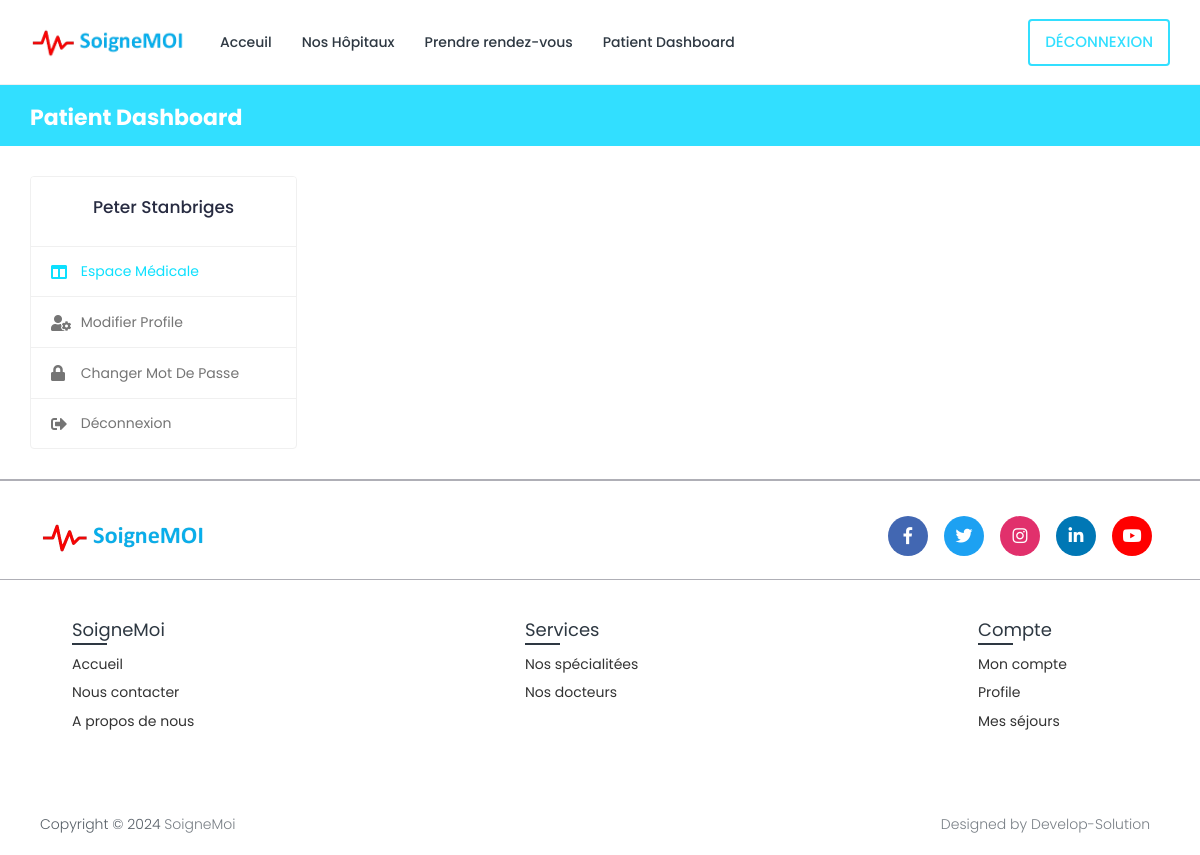
Page /prescription-view/81 (signed in) on the earlier database version.
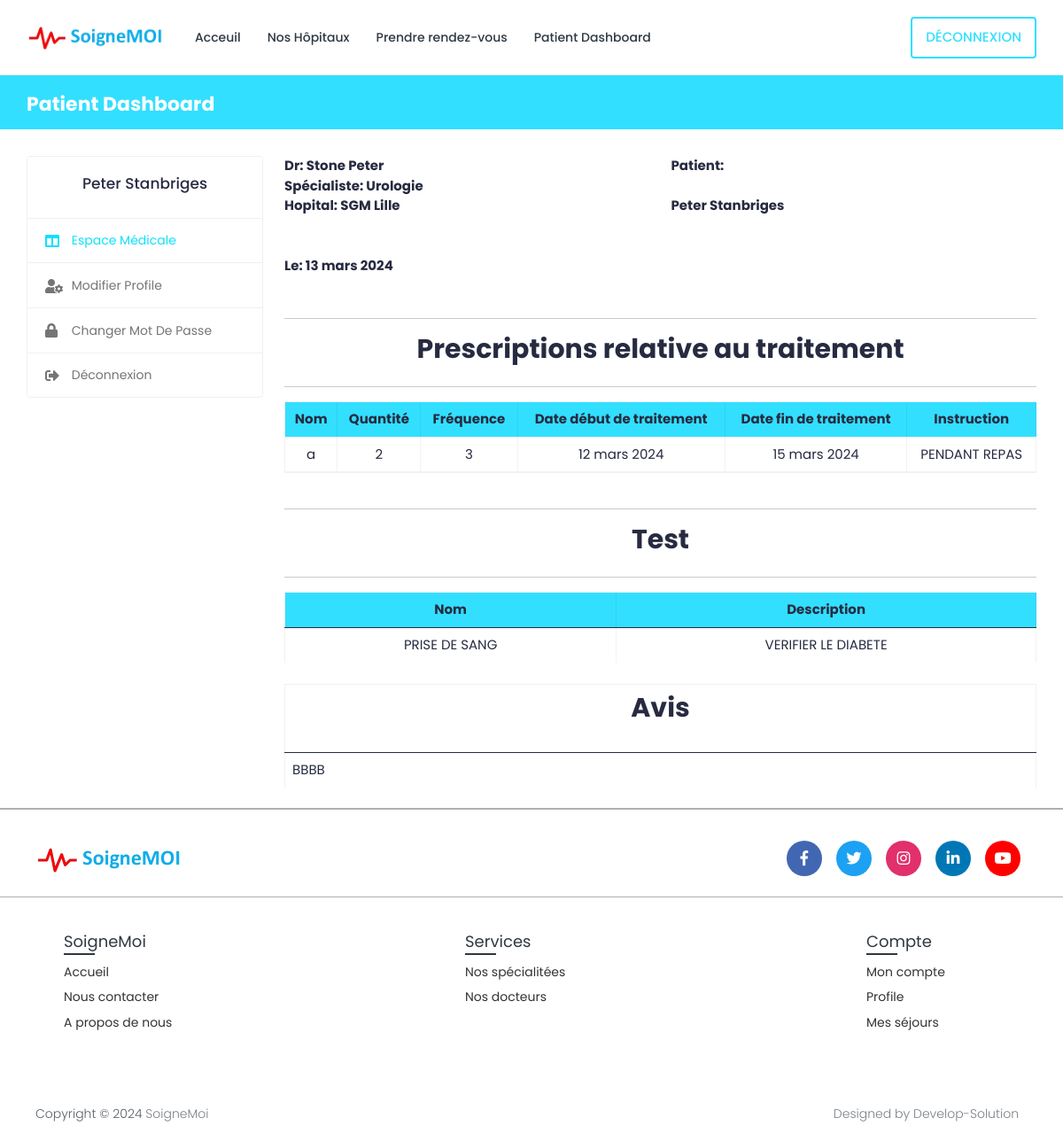
Same page on the later database version.
### book/models.py (models this page shows, shortened)
class Patient(models.Model):
    patient_id = models.AutoField(primary_key=True)
    user = models.OneToOneField(User, on_delete=models.CASCADE, null=True, blank=True, related_name='patient')
    first_name = models.CharField(max_length=200, null=True, blank=True)
    last_name = models.CharField(max_length=200, null=True, blank=True)
    phone_number = models.CharField(max_length=10,null=True, blank=True)
    address = models.CharField(max_length=200, null=True, blank=True)
    date_of_birth = models.DateField(null=True, blank=True)
    serial_number = models.CharField(max_length=200, null=True, blank=True)

class Prescription(models.Model):
    prescription_id = models.AutoField(primary_key=True)
    doctor = models.ForeignKey(Doctor, on_delete=models.CASCADE, null=True, blank=True)
    patient = models.ForeignKey(Patient, on_delete=models.SET_NULL, null=True, blank=True)
    create_date = models.DateField(null=True, blank=True)
    extra_information = models.TextField(null=True, blank=True)

class Doctor(models.Model):
    doctor_id = models.AutoField(primary_key=True)
    user = models.OneToOneField(User, on_delete=models.CASCADE, null=True, blank=True, related_name='profile')
    first_name = models.CharField(max_length=200, null=True)
    last_name = models.CharField(max_length=200, null=True)
    specialization = models.ForeignKey(Specialization, on_delete=models.SET_NULL, null=True, blank=True)
    phone_number = models.CharField(max_length=200, null=True, blank=True)
    date_of_birth = models.DateField(null=True, blank=True)
    reg_number = models.CharField(max_length=6, null=True, blank=True)
    hospital_name = models.ForeignKey(Hospital, on_delete=models.SET_NULL, null=True, blank=True)

class Specialization(models.Model):
    specialization_id = models.AutoField(primary_key=True)
    hospital = models.ForeignKey(Hospital, on_delete=models.CASCADE, null=True, blank=True)
    specialization_name = models.CharField(max_length=200, null=True, blank=True)

class Hospital(models.Model):
    hospital_id = models.AutoField(primary_key=True)
    name = models.CharField(max_length=200, null=True, blank=True)
    address = models.CharField(max_length=200, null=True, blank=True)
    featured_image = models.ImageField(upload_to='hospitals/', default='hospitals/default.png', null=True, blank=True)
    description = models.TextField(null=True, blank=True)
    email = models.EmailField(max_length=200, null=True, blank=True)
    phone_number = models.CharField(max_length=10,null=True, blank=True)
    def __str__(self):
        return str(self.name)

class Prescription_medicine(models.Model):
    prescription = models.ForeignKey(Prescription, related_name='prescription_medicines', on_delete=models.CASCADE,
                                     null=True, blank=True)
    medicine_id = models.AutoField(primary_key=True)
    medicine_name = models.CharField(max_length=200, null=True, blank=True)
    quantity = models.CharField(max_length=200, null=True, blank=True)
    dosage = models.CharField(max_length=200, null=True, blank=True)  # Added dosage field
    start_day = models.DateField(null=True, blank=True)
    end_day = models.DateField(null=True, blank=True)
    frequency = models.CharField(max_length=200, null=True, blank=True)
    instruction = models.TextField(null=True, blank=True)

class Prescription_test(models.Model):
    prescription = models.ForeignKey(Prescription, related_name='prescription_test', on_delete=models.CASCADE,
                                     null=True, blank=True)
    test_id = models.AutoField(primary_key=True)
    test_name = models.CharField(max_length=200, null=True, blank=True)
    test_description = models.TextField(null=True, blank=True)  # Added test_description field
    test_info_id = models.CharField(max_length=200, null=True, blank=True)
    test_results = models.TextField(null=True, blank=True)

### book/views.py (the view)
# urls.py: path('prescription-view/<int:pk>', views.prescription_view, name='prescription-view'),
@csrf_exempt
@login_required(login_url="login")
def prescription_view(request, pk):
    if request.user.is_patient:
        patient = Patient.objects.get(user=request.user)
        prescription = Prescription.objects.filter(prescription_id=pk)
        prescription_medicine = Prescription_medicine.objects.filter(prescription__in=prescription)
        prescription_test = Prescription_test.objects.filter(prescription__in=prescription)
        context = {
            'patient': patient,
            'prescription': prescription,
            'prescription_test': prescription_test,
            'prescription_medicine': prescription_medicine
        }
        return render(request, 'book/patient/prescription-view.html', context)
    else:
        return redirect('logout')

### templates/book/patient/prescription-view.html (shortened to what this page needs)
{% extends 'book/base.html' %}
{% block content %}
{% load static %}
  <body>
    <div class="main-wrapper">
      	<div class="breadcrumb-bar">
        <div class="container-fluid">
          <div class="row align-items-center">
            <div class="col-md-12 col-12">
              <h2 class="breadcrumb-title">Patient Dashboard</h2>
            </div>
          </div>
        </div>
      	</div>
      	<div class="content">
        	<div class="container-fluid">
          		<div class="row">
            		<div class="col-md-5 col-lg-4 col-xl-3 theiaStickySidebar">
              			<div>{% include 'book/patient/patient-sidebar.html' %}</div>
            		</div>
					<div class="col-md-7 col-lg-6 col-xl-9">
							<div class="invoice-content">
								{% for prescription in prescription %}
								<div class="invoice-item">
									<div class="row">
										<div class="col-md-6">
											<div class="invoice-info">
												<p class="invoice-details invoice-details-two">
													<b>Dr: {{prescription.doctor.first_name}} {{prescription.doctor.last_name}}</b> <br>
												<b>Spécialiste: {{prescription.doctor.specialization.specialization_name}}</b><br>
												<b>Hopital: {{prescription.doctor.hospital_name}}</b><br>
												<br><br>
												<b>Le: {{prescription.create_date }}</b>
												</p>
											</div>
										</div>
										<div class="col-md-6">
											<div class="invoice-info invoice-info2">
												<strong class="customer-text">Patient:</strong>
												<p class="invoice-details"></br>
													<b>{{prescription.patient.first_name}} {{prescription.patient.last_name}}</b><br>
												</p>
											</div>
										</div>
									</div>
								</div>
								<div class="invoice-item invoice-table-wrap mt-3">
									<div class="row">
										<div class="col-md-12">
											<hr>
											<h2 class="text-center mb-4" ><b>Prescriptions relative au traitement</b></h2>
											<hr>
											<div class="table-responsive">
												<table class="invoice-table table table-bordered" >
													<thead >
														<tr style="background-color: #32DFFF">
															<th class="text-center">Nom</th>
															<th class="text-center">Quantité</th>
															<th class="text-center">Fréquence</th>
															<th class="text-center">Date début de traitement</th>
															<th class="text-center">Date fin de traitement</th>
															<th class="text-center">Instruction</th>
														</tr>
														{% for pm in prescription_medicine %}
														<tr>
															<td class="text-center">{{pm.medicine_name}}</td>
															<td class="text-center">{{pm.quantity}}</td>
															<td class="text-center">{{pm.frequency}}</td>
															<td class="text-center">{{pm.start_day}}</td>
															<td class="text-center">{{pm.end_day}}</td>
															<td class="text-center">{{pm.instruction}}</td>
														</tr>
														{% endfor %}
													</thead>
												</table>
											</div>
										</div>
									</div>
								</div>
								<div class="invoice-item invoice-table-wrap mt-4">
									<div class="row">
										<div class="col-md-12">
											<hr>
											<h2 class="text-center mb-4" ><b>Test</b></h2>
											<hr>
											<div class="table-responsive">
												<table class="invoice-table table table-bordered">
													<thead>
														<tr style="background-color: #32DFFF">
															<th class="text-center">Nom</th>
															<th class="text-center">Description</th>
														</tr>
													</thead>
													<tbody>
														{% for pt in prescription_test %}
														<tr>
															<td class="text-center">{{pt.test_name}}</td>
															<td class="text-center">{{pt.test_description}}</td>
														</tr>
														{% endfor %}
													</tbody>
												</table>
											</div>
										</div>
									</div>
								</div>
								<div class="invoice-item invoice-table-wrap mt-4">
									<div class="row">
										<div class="col-md-12">
											<div class="table-responsive">
												<table class="invoice-table table table-bordered">
													<thead>
														<tr>
															<th><h2 class="text-center mb-4" ><b>Avis</b></h2></th>
														</tr>
													</thead>
													<tbody>
														<tr>
															<td>{{prescription.extra_information}}</td>
														</tr>
													</tbody>
												</table>
											</div>
										</div>
									</div>
									<br>
									{% endfor %}
								</div>
							</div>
						</div>
						</div>
					</div>
				</div>
			</div>
  </body>
{% endblock content %}

### templates/book/base.html (shortened to what this page needs)
<!doctype html>
<html lang="fr">
{% load static %}
<head>
    <link rel="stylesheet" href="{% static 'SGM/css/bootstrap.min.css' %}"/>
    <link href="https://cdn.jsdelivr.net/npm/bootstrap@5.0.2/dist/css/bootstrap.min.css" rel="stylesheet">
    <link rel="stylesheet" href="{% static 'SGM/plugins/fontawesome/css/fontawesome.min.css' %}"/>
    <link rel="stylesheet" href="{% static 'SGM/plugins/fontawesome/css/all.min.css' %}"/>
    <link rel="stylesheet" href="{% static 'SGM/css/style.css' %}"/>
    <link rel="stylesheet" href="{% static 'SGM/css/bootstrap-datetimepicker.min.css' %}"/>
    <link rel="stylesheet" href="{% static 'SGM/plugins/select2/css/select2.min.css' %}"/>
    <link href="https://use.fontawesome.com/releases/v5.7.2/css/all.css" rel="stylesheet" />
   <link rel="stylesheet" href="{% static 'SGM/css/search.css' %}">
    <link rel="stylesheet" href="{% static 'SGM/plugins/fancybox/jquery.fancybox.min.css'%}"/>
<link rel="stylesheet"href="{% static 'SGM/css/hospital.css' %}">
   <link rel="stylesheet" href="{% static 'SGM/css/booking.css' %}"/>
    <link rel="stylesheet" href="{% static 'SGM/css/timedropper.css' %}"/>
    <link rel="stylesheet" href="{% static 'SGM/css/date_dropper.css' %}" />
    <link rel="stylesheet" href="{% static 'SGM/css/my_style.css' %}" />
</head>
<body>
  <header>
    {% include './partials/header.html' %}
  </header>
  {% block content %}
  {% endblock content %}
  {% include './partials/footer.html' %}
</body>
</html>

### templates/book/partials/header.html (shortened to what this page needs)
{% load static %}
<nav class="navbar navbar-expand-lg header-nav">
  <div class="navbar-header">
     <a href="/" class="navbar-brand logo">
      <img src="{% static 'SGM/images/LOGO/logo.png' %}" class="img-fluid" alt="Logo"/>
     </a>
  </div>
  <div class="main-menu-wrapper">
    <ul class="main-nav">
      <li>
        <a href="/" style="text-decoration: none;">Acceuil</a>
      </li>
      <li><a href="{% url 'list-hospital' %}" style="text-decoration: none;">Nos Hôpitaux</a></li>
      {% if user.is_authenticated and user.is_patient  %}
      <li><a href="{% url 'search' %}" style="text-decoration: none;">Prendre rendez-vous</a></li>
      {% endif %}
       {% if user.is_authenticated and user.is_patient %}
      <li><a href="{% url 'patient-dashboard' %}"style="text-decoration: none;">Patient Dashboard</a></li>
      {% endif %}
    </ul>
  </div>
  <ul class="nav header-navbar-rht">
    {% if user.is_authenticated %}
    <li class="nav-item">
      <a class="nav-link header-login" href="{% url 'logout' %}">Déconnexion</a>
    </li>
    {% else %}
    <li class="nav-item">
      <a class="nav-link header-login" href="{% url 'login' %}" >Connexion</a>
    </li>
    {% endif %}
  </ul>
</nav>

### templates/book/patient/patient-sidebar.html
{% load static %}
<body>
    <div class="profile-sidebar">
      <div class="widget-profile pro-widget-content">
        <div class="profile-info-widget">
          <div class="profile-det-info">
            <h3>{{patient.first_name}} {{ patient.last_name}}</h3>
          </div>
        </div>
      </div>
      <div class="dashboard-widget">
        <nav class="dashboard-menu sidebar">
          <ul>
            <li class="active">
              <a href="{% url 'patient-dashboard' %}" class="nav-link">
                <i class="fas fa-columns"></i>
                <span>Espace médicale</span>
              </a>
            </li>
            <li>
              <a href="{% url 'profile-settings' %}" class="nav-link">
                <i class="fas fa-user-cog"></i>
                <span>Modifier profile</span>
              </a>
            </li>
            <li>
              <a href="{% url 'change-password' pk=user.id%}" class="nav-link">
                <i class="fas fa-lock"></i>
                <span>Changer mot de passe</span>
              </a>
            </li>
            <li>
              <a href="{% url 'logout' %}" class="nav-link">
                <i class="fas fa-sign-out-alt"></i>
                <span>Déconnexion</span>
              </a>
            </li>
          </ul>
        </nav>
      </div>
    </div>
</body>

### templates/book/partials/footer.html (shortened to what this page needs)
{% load static %}
<footer class="footer">
  <div class="trait">
  </div>
  <div class="content">
    <div class="top">
      <div class="logo-details">
         <a class="navbar-brand" href="">
            <img class="img-fluid" src="{% static 'SGM/images/LOGO/logo2.png' %}" alt="logo">
         </a>
      </div>
      <div class="media-icons">
        <a href="/"><i class="fab fa-facebook-f"></i></a>
        <a href="/"><i class="fab fa-twitter"></i></a>
        <a href="/"><i class="fab fa-instagram"></i></a>
        <a href="/"><i class="fab fa-linkedin-in"></i></a>
        <a href="/"><i class="fab fa-youtube"></i></a>
      </div>
    </div>
    <div class="link-boxes">
      <ul class="box">
        <li class="link_name">SoigneMoi</li>
        <li><a href="/">Accueil</a></li>
        <li><a href="">Nous contacter</a></li>
        <li><a href="">A propos de nous</a></li>
      </ul>
      <ul class="box">
        <li class="link_name">Services</li>
         <li><a href="{% url 'search'%}">Nos spécialitées</a></li>
        <li><a href="{% url 'search'%}">Nos docteurs</a></li>
      </ul>
      <ul class="box">
        <li class="link_name">Compte</li>
        <li><a href="{% url 'patient-dashboard' %}">Mon compte</a></li>
        {% if user.is_authenticated and user.is_patient  %}
        <li><a href="{% url 'profile-settings' %}">Profile</a></li>
        {% endif %}
        <li><a href="{% url 'patient-dashboard' %}">Mes séjours</a></li>
      </ul>
    </div>
  </div>
  <div class="bottom-details">
    <div class="bottom_text">
      <span class="copyright_text">Copyright &#169; 2024 <a href="#">SoigneMoi</a></span>
      <span class="policy_terms">
        <a href="#">Designed by Develop-Solution</a>
      </span>
    </div>
  </div>
</footer>

Differences in the rows shown:
added Prescription: doctor.first_name "Stone", doctor.last_name "Peter", doctor.specialization.specialization_name "Urologie", doctor.hospital_name "SGM Lille", create_date "13 mars 2024", patient.first_name "Peter", patient.last_name "Stanbriges", extra_information "BBBB"
added Prescription_medicine: medicine_name "a", quantity "2", frequency "3", start_day "12 mars 2024", end_day "15 mars 2024", instruction "PENDANT REPAS"
added Prescription_test: test_name "PRISE DE SANG", test_description "VERIFIER LE DIABETE"
